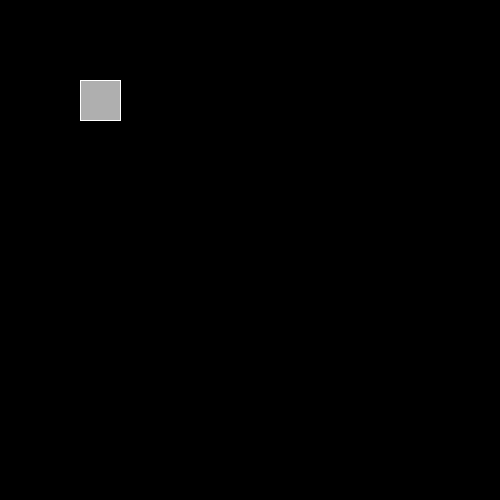
Frame 1 (no input)
Frame 60 (the mouse pressed at the canvas centre just before this capture): identical to frame 1, image omitted
Frame 120 (the mouse held since frame 60 and released just before this capture): identical to frame 1, image omitted

The Processing sketch that drew this single still picture (run headless with seeded random() and noise(); from frame 60 on, the mouse is pressed at the canvas centre):

// Processing sketch: ejemplo_5
// ── ejemplo_5.pde
/*
 CONDICIONALES
 EJEMPLO Nro. 5
 */

boolean boton = false;

void setup () {
  size(500, 500);
}

void draw() {

  if (boton) {
    background(34, 23, 240);
    stroke(0);
  } else {
    background(0);
    stroke(255);
  }

  fill(175);
  rect(80, 80, 40, 40);
}

void mousePressed() {
  if (mouseX > 80 && mouseX < 120 && mouseY > 80 && mouseY < 120) {
    boton = !boton;
  }
}
